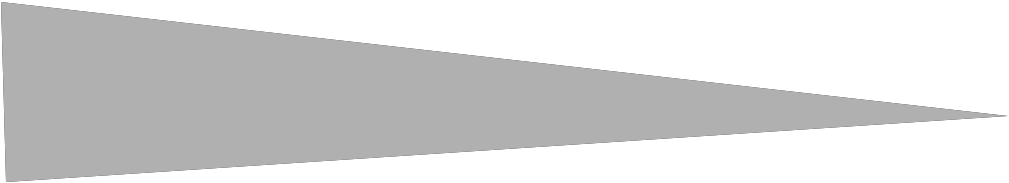
#> input picture Forma 3.png, 1009 x 183 px; the run also reads 1 picture not shown here
$ python imgoverlay.py
#> lines starting #> are read from the running program, lines starting #| are printed output that depends on the picture
from PIL import Image

background = Image.open("Plano de Fundo.png")
foreground = Image.open("Forma 3.png")
#> foreground is the input picture: PIL image 1009x183 RGBA; mean R, G, B, A 215.4, 215.4, 215.4, 125.3


background.paste(foreground, (-5,580), foreground)
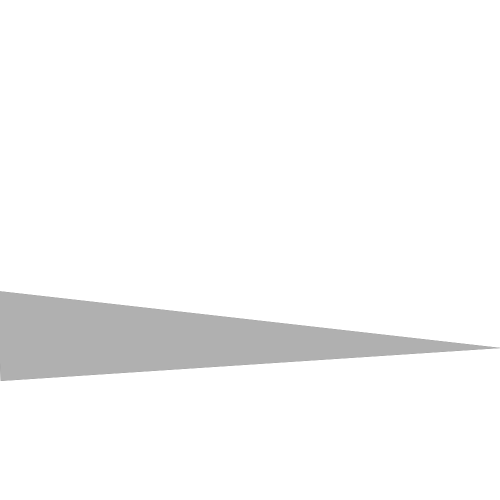
#> background: PIL image 1000x1000 RGBA (shown at 1/2 size); mean R, G, B, A 247.8, 247.8, 247.8, 254.9; transparent parts drawn white


foreground = Image.open("Forma 1.png")
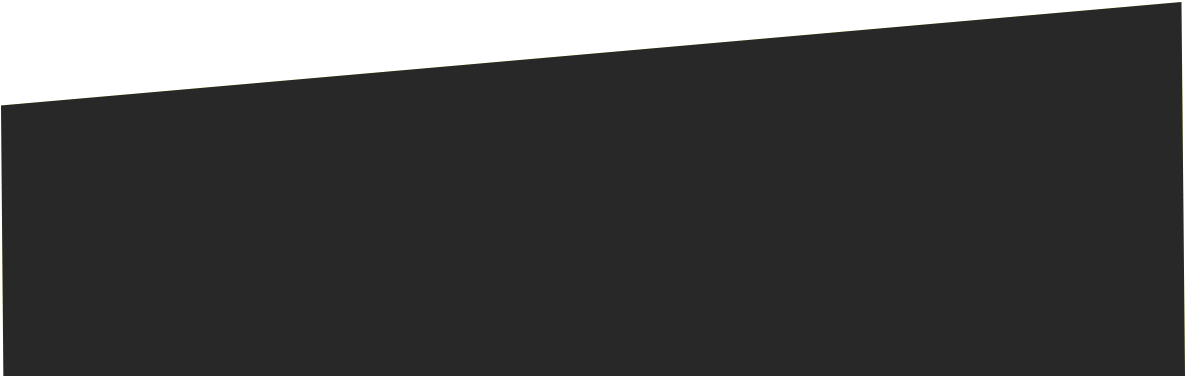
#> input picture Forma 1.png, 1186 x 377 px
#> foreground is the input picture: PIL image 1186x377 RGBA; mean R, G, B, A 71.7, 71.7, 71.6, 217.3
b_width, b_height = background.size
#> b_width = 1000; b_height = 1000
f_width, f_height = foreground.size
#> f_width = 1186; f_height = 377
f_pos_y = b_height - f_height
#> f_pos_y = 623


background.paste(foreground, (-5, f_pos_y+5), foreground)
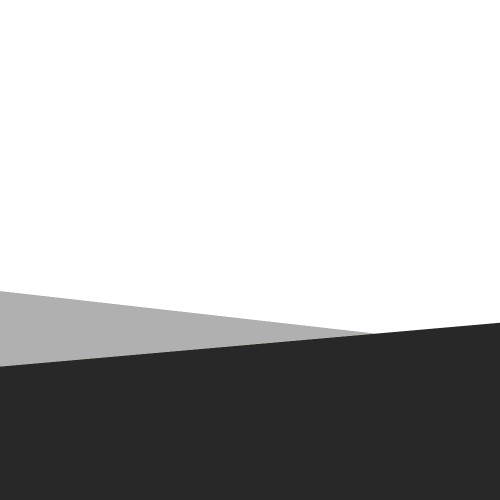
#> background: PIL image 1000x1000 RGBA (shown at 1/2 size); mean R, G, B, A 183.7, 183.7, 183.7, 254.9; transparent parts drawn white


background.save("Overlay.png")
